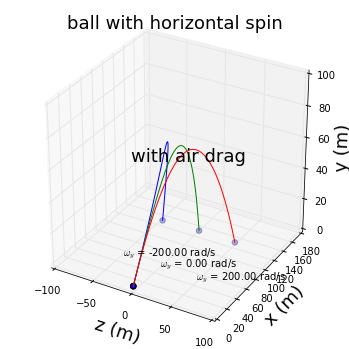

This chart was generated by the following Python code:
import numpy as np    # import packages
import math
import mpl_toolkits.mplot3d 
import matplotlib.pyplot as plt

class BASEBALL(object):
    def __init__(self, _vx0, _vy0, _vz0, _dt= 0.1, _omgx=0,_omgy=0,_omgz=0):
        self.vx, self.vy, self.vz= _vx0, _vy0, _vz0 
        self.v = math.sqrt(_vx0**2+ _vy0**2+ _vz0**2)
        self.B2= 0.0039+ 0.0058/(1.+math.exp((self.v-35)/5))
        self.S0= 4.1E-4
        self.g= 9.8
        self.dt= _dt 
        self.x, self.y, self.z= [0], [1.8], [0]
        self.omgx, self.omgy, self.omgz= _omgx, _omgy, _omgz 
    def calculate(self):
        while True: 
            self.x.append(self.vx*self.dt+self.x[-1])            # append coordinates to x,y,z
            self.y.append(self.vy*self.dt+self.y[-1])
            self.z.append(self.vz*self.dt+self.z[-1])
            self.vx, self.vy, self.vz = \
                (-self.B2*self.v*self.vx)*self.dt+ self.vx, \
                (-self.g)*self.dt+ self.vy,\
                (self.S0*self.vx*self.omgy)*self.dt+ self.vz                      # change the velocity
            self.v= math.sqrt(self.vx**2+self.vy**2+self.vz**2)
            self.B2= 0.0039+ 0.0058/(1.+math.exp((self.v-35)/5))
            if self.y[-1]< 0: 
                break
    def graphics(self,_gra, _omgy):             # plot the trajetory
        _gra.plot(self.z, self.x, self.y, label=r'$\omega _y$ = %.2f rad/s'%_omgy)
        _gra.scatter([self.z[0],self.z[-1]],[self.x[0],self.x[-1]],[self.y[0],self.y[-1]],s=30)
        _gra.text(self.z[-1], self.x[-1]-80, self.y[-1], r'$\omega _y$ = %.2f rad/s'%_omgy,fontsize=10)


fig= plt.figure(figsize=(6,6))
ax = plt.subplot(1,1,1,projection='3d')
for omgy in [-200.,0.,200.]:          # change the angular velocity the determine the dependence of trajetory on omega
    comp= BASEBALL(110*0.4470*math.cos(np.pi/4), 110*0.4470*math.sin(np.pi/4), 0., 0.1,0, omgy, 0)
    comp.calculate()
    comp.graphics(ax, omgy)
ax.set_xlabel('z (m)', fontsize=18)
ax.set_ylabel('x (m)', fontsize=18)
ax.set_zlabel('y (m)', fontsize=18)
ax.set_title('ball with horizontal spin', fontsize=18)
ax.set_xlim(-100,100)
ax.set_ylim(0,180)
ax.set_zlim(0,100)
ax.text(0,0,80,'with air drag', fontsize= 18)
plt.show(fig)
